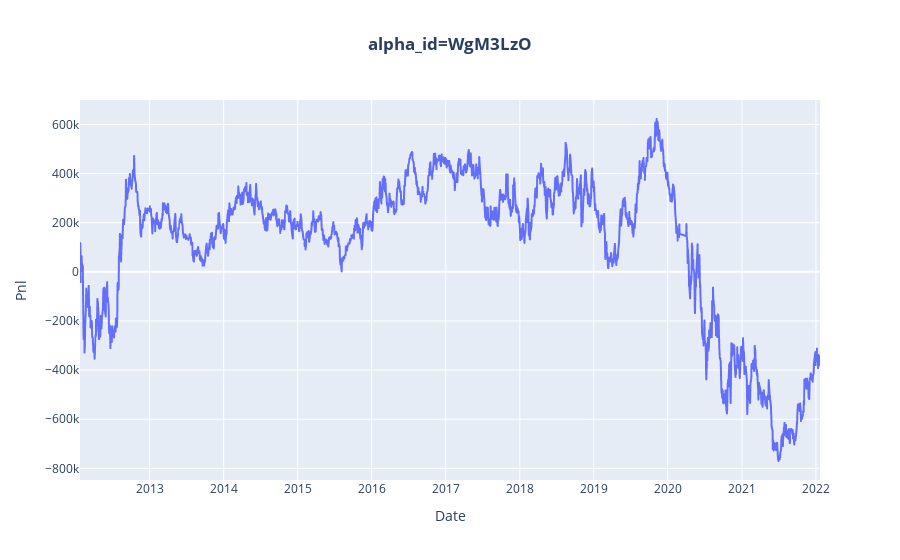

Source (notebook cell):
### Markdown cell above
### Visualise pnl of an alpha

### Code cell
# thay alpha id từ bảng trên vào đây 'WgM3LzO'
alpha_pnl = ace.get_alpha_pnl(s, 'WgM3LzO')
px.line(x = alpha_pnl.index, y = alpha_pnl.Pnl, title=f'<b>alpha_id={hf.make_clickable_alpha_id(alpha_pnl.alpha_id[0])}</b>')\
    .update_layout(xaxis_title="Date", yaxis_title="Pnl", title_x=0.5)

### Figure 1 — Plotly figure (JSON) as saved in the notebook; plotly's stock layout.template omitted (floating-point values rounded to 4 significant figures; data arrays with more than 128 entries replaced by an {"elided": "..."} marker saying what was removed)
{"data": [{"hovertemplate": "x=%{x}<br>y=%{y}<extra></extra>", "legendgroup": "", "line": {"color": "#636efa", "dash": "solid"}, "marker": {"symbol": "circle"}, "mode": "lines", "name": "", "showlegend": false, "type": "scattergl", "x": {"elided": "2496 str values"}, "xaxis": "x", "y": {"elided": "2496 int values"}, "yaxis": "y"}], "layout": {"legend": {"tracegroupgap": 0}, "title": {"text": "<b>alpha_id=<a href=\"https://platform.worldquantbrain.com/alpha/WgM3LzO\">WgM3LzO</a></b>", "x": 0.5}, "xaxis": {"anchor": "y", "domain": [0, 1], "title": {"text": "Date"}}, "yaxis": {"anchor": "x", "domain": [0, 1], "title": {"text": "Pnl"}}}}
